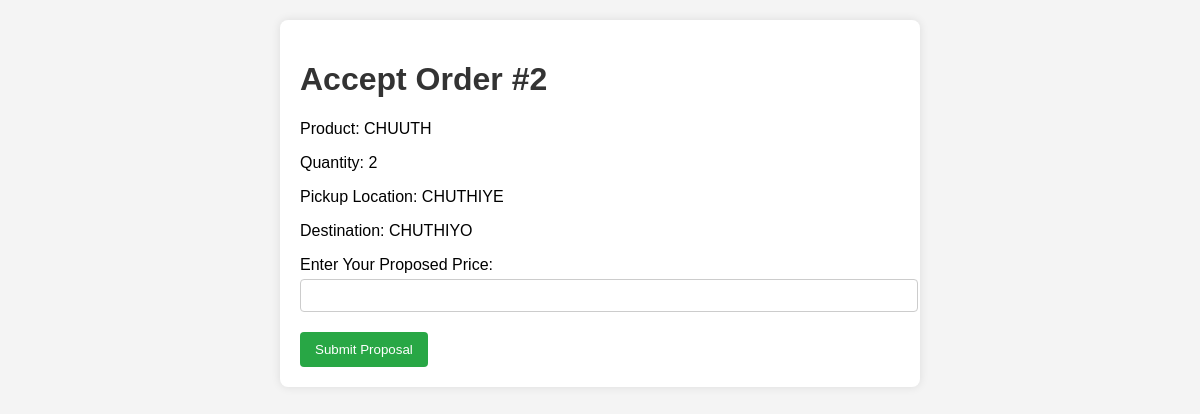
The page /transporters/accept_order/2/ (signed in) on the database its author committed.
### vendors/models.py (models this page shows, shortened)
class TransportOrder(models.Model):
    vendor = models.ForeignKey(User, on_delete=models.CASCADE, related_name='orders')
    product = models.CharField(max_length=255)
    quantity = models.PositiveIntegerField()
    pickup_location = models.CharField(max_length=255)
    destination = models.CharField(max_length=255)
    transporter = models.ForeignKey(User, on_delete=models.SET_NULL, null=True, related_name='accepted_orders', blank=True)
    quoted_price = models.DecimalField(max_digits=10, decimal_places=2, null=True, blank=True)
    status = models.CharField(max_length=50, choices=[('PENDING', 'Pending'), ('ACCEPTED', 'Accepted'), ('DECLINED', 'Declined')], default='PENDING')

### transporters/views.py (the view, shortened to what this page needs)
# urls.py: path('accept_order/<int:order_id>/', accept_order, name='accept_order'),
@login_required
def accept_order(request, order_id):
    order = get_object_or_404(TransportOrder, id=order_id)
    if TransportProposal.objects.filter(order=order, transporter=request.user).exists():
        return HttpResponse("You have already submitted a proposal for this order.")
    return render(request, 'accept_order.html', {'order': order})

### templates/accept_order.html (shortened to what this page needs)
<!DOCTYPE html>
<html lang="en">
<head>
</head>
<body>
<div class="container">
    <h1>Accept Order #{{ order.id }}</h1>
    <p>Product: {{ order.product }}</p>
    <p>Quantity: {{ order.quantity }}</p>
    <p>Pickup Location: {{ order.pickup_location }}</p>
    <p>Destination: {{ order.destination }}</p>
    <form method="post">
        <label for="price">Enter Your Proposed Price:</label>
        <input type="number" name="price" id="price" step="0.01" required>
        <button type="submit" class="btn">Submit Proposal</button>
    </form>
</div>
</body>
</html>

### templates/accept_order.html (style rules this page uses)
body { font-family: Arial, sans-serif; background-color: #f4f4f4; margin: 0; padding: 20px; }
.container { max-width: 600px; margin: 0 auto; background-color: white; padding: 20px; border-radius: 8px; box-shadow: 0 0 10px rgba(0, 0, 0, 0.1); }
h1 { color: #333; }
label { display: block; margin-top: 10px; }
input { width: 100%; padding: 8px; margin-top: 5px; margin-bottom: 20px; border: 1px solid #ccc; border-radius: 4px; }
.btn { padding: 10px 15px; background-color: #28a745; color: white; text-decoration: none; border-radius: 4px; display: inline-block; border: none; cursor: pointer; }

### rows shown on the page
TransportOrder: id "2", product "CHUUTH", quantity "2", pickup_location "CHUTHIYE", destination "CHUTHIYO"
